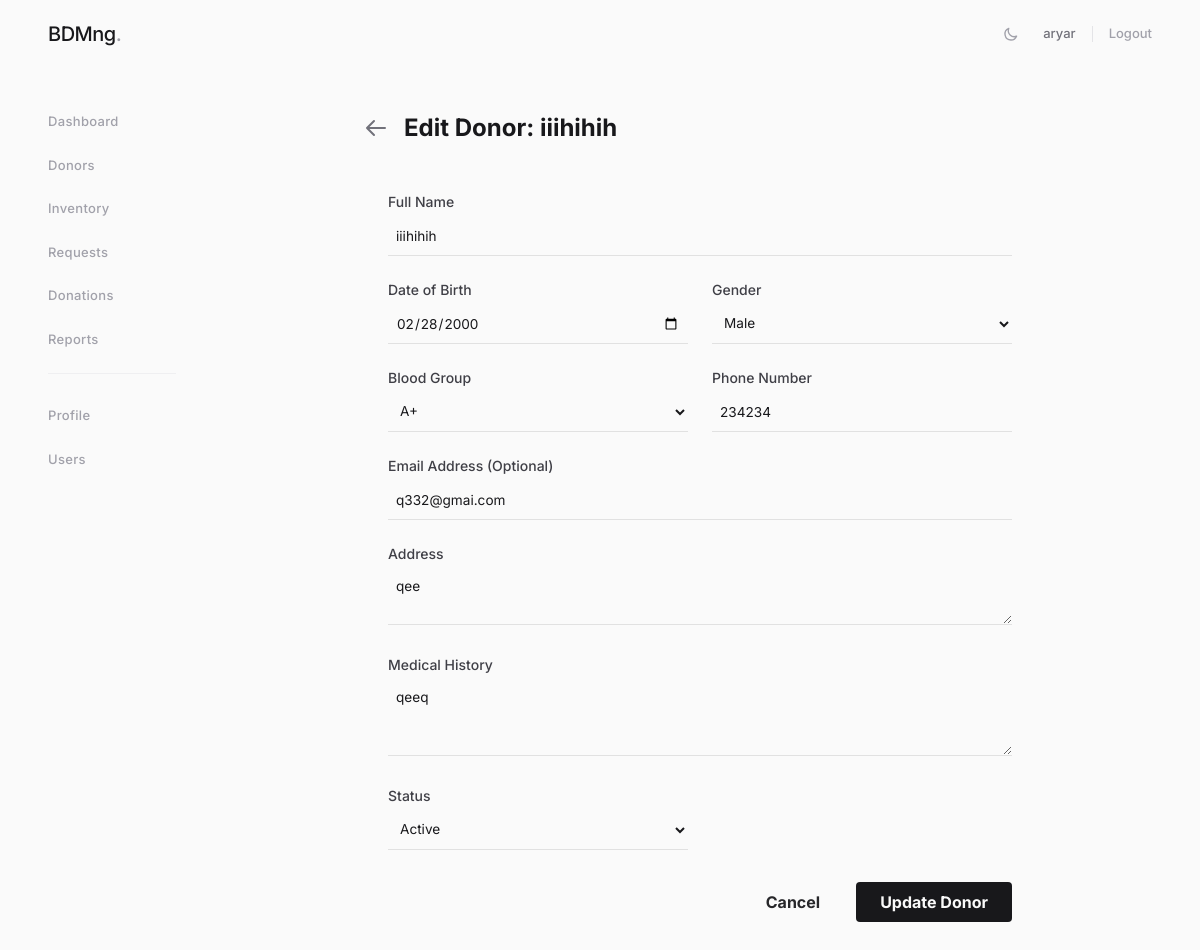
The page /donors/2/edit/ (signed in) on the database its author committed.
### apps/donors/models.py (models this page shows, shortened)
class Donor(models.Model):
    BLOOD_GROUP_CHOICES = [
        ('A+', 'A+'), ('A-', 'A-'),
        ('B+', 'B+'), ('B-', 'B-'),
        ('AB+', 'AB+'), ('AB-', 'AB-'),
        ('O+', 'O+'), ('O-', 'O-'),
    ]
    GENDER_CHOICES = [('M', 'Male'), ('F', 'Female'), ('O', 'Other')]
    STATUS_CHOICES = [('active', 'Active'), ('inactive', 'Inactive'), ('deferred', 'Deferred')]
    full_name        = models.CharField(max_length=200)
    date_of_birth    = models.DateField()
    gender           = models.CharField(max_length=1, choices=GENDER_CHOICES)
    blood_group      = models.CharField(max_length=3, choices=BLOOD_GROUP_CHOICES)
    phone            = models.CharField(max_length=15, unique=True)
    email            = models.EmailField(blank=True)
    address          = models.TextField(blank=True)
    medical_history  = models.TextField(blank=True)
    status           = models.CharField(max_length=10, choices=STATUS_CHOICES, default='active')
    created_at       = models.DateTimeField(auto_now_add=True)
    last_donation    = models.DateField(null=True, blank=True)
    class Meta:
        ordering = ['-created_at']

### apps/donors/views.py (the view, shortened to what this page needs)
# urls.py: path('<int:pk>/edit/', DonorUpdateView.as_view(), name='update'),
class DonorUpdateView(LoginRequiredMixin, PermissionRequiredMixin, UpdateView):
    model = Donor
    form_class = DonorForm
    template_name = 'donors/donor_form.html'
    permission_required = 'donors.change_donor'
    success_url = reverse_lazy('donors:list')

### apps/donors/forms.py (shortened to what this page needs)
class DonorForm(forms.ModelForm):
    date_of_birth = forms.DateField(widget=forms.DateInput(attrs={'type': 'date'}))
    class Meta:
        model = Donor
        exclude = ['created_at', 'last_donation']
        widgets = {
            'medical_history': forms.Textarea(attrs={'rows': 3}),
            'address': forms.Textarea(attrs={'rows': 2}),
        }

### templates/donors/donor_form.html (shortened to what this page needs)
{% extends "base.html" %}
{% load widget_tweaks %}
{% block content %}
<div class="max-w-2xl mx-auto">
 <div class="mb-6 flex items-center">
 <a href="{% url 'donors:list' %}" class="mr-4 text-zinc-500 hover:text-zinc-700">
 <svg class="w-6 h-6" fill="none" stroke="currentColor" viewBox="0 0 24 24" xmlns="http://www.w3.org/2000/svg"><path stroke-linecap="round" stroke-linejoin="round" stroke-width="2" d="M10 19l-7-7m0 0l7-7m-7 7h18"></path></svg>
 </a>
 <h1 class="text-2xl font-bold">{% if object %}Edit Donor: {{ object.full_name }}{% else %}Register New Donor{% endif %}</h1>
 </div>
 <div class="rounded-lg p-6">
 <form method="post" novalidate>
 <div class="grid grid-cols-1 md:grid-cols-2 gap-6">
 <div class="col-span-2">
 <label for="{{ form.full_name.id_for_label }}" class="block text-sm font-medium text-zinc-700 mb-1">Full Name</label>
 {% render_field form.full_name class="w-full rounded-md border-zinc-300 focus:border-primary focus:ring-primary sm:text-sm" %}
 </div>
 <div>
 <label for="{{ form.date_of_birth.id_for_label }}" class="block text-sm font-medium text-zinc-700 mb-1">Date of Birth</label>
 {% render_field form.date_of_birth class="w-full rounded-md border-zinc-300 focus:border-primary focus:ring-primary sm:text-sm" %}
 </div>
 <div>
 <label for="{{ form.gender.id_for_label }}" class="block text-sm font-medium text-zinc-700 mb-1">Gender</label>
 {% render_field form.gender class="w-full rounded-md border-zinc-300 focus:border-primary focus:ring-primary sm:text-sm" %}
 </div>
 <div>
 <label for="{{ form.blood_group.id_for_label }}" class="block text-sm font-medium text-zinc-700 mb-1">Blood Group</label>
 {% render_field form.blood_group class="w-full rounded-md border-zinc-300 focus:border-primary focus:ring-primary sm:text-sm" %}
 </div>
 <div>
 <label for="{{ form.phone.id_for_label }}" class="block text-sm font-medium text-zinc-700 mb-1">Phone Number</label>
 {% render_field form.phone class="w-full rounded-md border-zinc-300 focus:border-primary focus:ring-primary sm:text-sm" %}
 </div>
 <div class="col-span-2">
 <label for="{{ form.email.id_for_label }}" class="block text-sm font-medium text-zinc-700 mb-1">Email Address (Optional)</label>
 {% render_field form.email class="w-full rounded-md border-zinc-300 focus:border-primary focus:ring-primary sm:text-sm" %}
 </div>
 <div class="col-span-2">
 <label for="{{ form.address.id_for_label }}" class="block text-sm font-medium text-zinc-700 mb-1">Address</label>
 {% render_field form.address class="w-full rounded-md border-zinc-300 focus:border-primary focus:ring-primary sm:text-sm" %}
 </div>
 <div class="col-span-2">
 <label for="{{ form.medical_history.id_for_label }}" class="block text-sm font-medium text-zinc-700 mb-1">Medical History</label>
 {% render_field form.medical_history class="w-full rounded-md border-zinc-300 focus:border-primary focus:ring-primary sm:text-sm" %}
 </div>
 <div>
 <label for="{{ form.status.id_for_label }}" class="block text-sm font-medium text-zinc-700 mb-1">Status</label>
 {% render_field form.status class="w-full rounded-md border-zinc-300 focus:border-primary focus:ring-primary sm:text-sm" %}
 </div>
 </div>
 <div class="mt-8 flex justify-end space-x-3">
 <a href="{% url 'donors:list' %}" class="hover:bg-gray-200 text-zinc-800 font-bold py-2 px-6 rounded transition duration-200">
 Cancel
 </a>
 <button type="submit" class="bg-primary hover:bg-red-700 text-white font-bold py-2 px-6 rounded transition duration-200">
 {% if object %}Update Donor{% else %}Register Donor{% endif %}
 </button>
 </div>
 </form>
 </div>
</div>
{% endblock %}

### templates/base.html (shortened to what this page needs)
<!DOCTYPE html>
<html lang="en">
<head>
    <script src="https://cdn.tailwindcss.com"></script>
</head>
<body class="antialiased selection:bg-zinc-200 dark:selection:bg-zinc-800"
      x-data="{
          sidebarOpen: window.innerWidth >= 1024,
          darkMode: localStorage.getItem('theme') === 'dark',
          toggleTheme() {
              this.darkMode = !this.darkMode;
              localStorage.setItem('theme', this.darkMode ? 'dark' : 'light');
              document.documentElement.classList.toggle('dark', this.darkMode);
          }
      }"
      x-init="document.documentElement.classList.toggle('dark', darkMode)">
    <nav class="fixed top-0 z-50 w-full bg-[#FAFAFA]/90 dark:bg-[#09090B]/90 backdrop-blur-md transition-colors">
        <div class="px-6 py-5 lg:px-12 flex items-center justify-between">
            <div class="flex items-center">
                <a href="{% url 'dashboard:index' %}" class="flex ml-2 sm:ml-0">
                    <span class="text-xl font-medium tracking-tight text-zinc-900 dark:text-zinc-100">BDMng<span class="text-zinc-400">.</span></span>
                </a>
            </div>
            <div class="flex items-center gap-6">
                <button @click="toggleTheme()" class="text-zinc-400 hover:text-zinc-900 dark:hover:text-white transition-colors">
                    <svg x-show="!darkMode" class="w-4 h-4" fill="none" stroke="currentColor" viewBox="0 0 24 24"><path stroke-linecap="round" stroke-linejoin="round" stroke-width="2" d="M20.354 15.354A9 9 0 018.646 3.646 9.003 9.003 0 0012 21a9.003 9.003 0 008.354-5.646z"></path></svg>
                </button>
                {% if user.is_authenticated %}
                <div class="flex items-center gap-4">
                    <span class="text-[13px] text-zinc-500 dark:text-zinc-400 font-medium">{{ user.username }}</span>
                    <form action="{% url 'accounts:logout' %}" method="post" class="m-0 border-l border-zinc-200 dark:border-zinc-800 pl-4 h-4 flex items-center">
                        <button type="submit" class="text-[13px] font-medium text-zinc-400 hover:text-zinc-900 dark:hover:text-white transition-colors">Logout</button>
                    </form>
                </div>
                {% else %}
                <a href="{% url 'accounts:login' %}" class="text-[13px] font-medium text-zinc-500 hover:text-zinc-900 dark:text-zinc-400 dark:hover:text-white transition-colors">Sign In</a>
                {% endif %}
            </div>
        </div>
    </nav>
    <aside id="logo-sidebar" class="fixed top-0 left-0 z-40 w-56 h-screen pt-24 pb-8 transition-transform bg-transparent sm:translate-x-0" :class="{ '-translate-x-full': !sidebarOpen }" aria-label="Sidebar">
        <div class="h-full px-12 overflow-y-auto">
            <ul class="space-y-6 font-medium mt-4">
                <li>
                    <a href="{% url 'dashboard:index' %}" class="group flex items-center text-[13px] text-zinc-400 hover:text-zinc-900 dark:text-zinc-500 dark:hover:text-zinc-100 transition-colors">
                        <span class="tracking-wide">Dashboard</span>
                    </a>
                </li>
                <li>
                    <a href="{% url 'donors:list' %}" class="group flex items-center text-[13px] text-zinc-400 hover:text-zinc-900 dark:text-zinc-500 dark:hover:text-zinc-100 transition-colors">
                        <span class="tracking-wide">Donors</span>
                    </a>
                </li>
                <li>
                    <a href="{% url 'inventory:list' %}" class="group flex items-center text-[13px] text-zinc-400 hover:text-zinc-900 dark:text-zinc-500 dark:hover:text-zinc-100 transition-colors">
                        <span class="tracking-wide">Inventory</span>
                    </a>
                </li>
                <li>
                    <a href="{% url 'requests:list' %}" class="group flex items-center text-[13px] text-zinc-400 hover:text-zinc-900 dark:text-zinc-500 dark:hover:text-zinc-100 transition-colors">
                        <span class="tracking-wide">Requests</span>
                    </a>
                </li>
                <li>
                    <a href="{% url 'donations:list' %}" class="group flex items-center text-[13px] text-zinc-400 hover:text-zinc-900 dark:text-zinc-500 dark:hover:text-zinc-100 transition-colors">
                        <span class="tracking-wide">Donations</span>
                    </a>
                </li>
                <li>
                    <a href="{% url 'reports:dashboard' %}" class="group flex items-center text-[13px] text-zinc-400 hover:text-zinc-900 dark:text-zinc-500 dark:hover:text-zinc-100 transition-colors">
                        <span class="tracking-wide">Reports</span>
                    </a>
                </li>
                <li class="pt-8 mt-2 border-t border-zinc-200/50 dark:border-zinc-800/50">
                    <a href="{% url 'accounts:profile' %}" class="group flex items-center text-[13px] text-zinc-400 hover:text-zinc-900 dark:text-zinc-500 dark:hover:text-zinc-100 transition-colors">
                        <span class="tracking-wide">Profile</span>
                    </a>
                </li>
                {% if user.is_superuser %}
                <li>
                    <a href="{% url 'accounts:user_list' %}" class="group flex items-center text-[13px] text-zinc-400 hover:text-zinc-900 dark:text-zinc-500 dark:hover:text-zinc-100 transition-colors">
                        <span class="tracking-wide">Users</span>
                    </a>
                </li>
                {% endif %}
            </ul>
        </div>
    </aside>
    <div class="px-6 py-8 sm:ml-56 sm:pr-12 pt-28 transition-all" :class="{ 'sm:ml-0': !sidebarOpen }">
        <div class="max-w-7xl mx-auto">
            {% block content %}{% endblock %}
        </div>
    </div>
</body>
</html>

### templates/base.html (style rules this page uses)
body { font-family: 'Inter', sans-serif; background-color: #FAFAFA; color: #18181B; }
body, nav, aside, div, a, span, p, h1, h2, h3, h4, td, th, input, select, textarea, button { transition: background-color 0.4s ease, color 0.4s ease, border-color 0.4s ease, fill 0.4s ease; }
input:not([type="submit"]):not([type="button"]):not([type="checkbox"]):not([type="radio"]):not([type="hidden"]), select, textarea { padding: 0.5rem 0.5rem !important; min-height: 2.5rem !important; border: none !important; border-bottom: 1px solid rgba(0,0,0,0.1) !important; border-radius: 0 !important; background-color: transparent !important; font-size: 0.85rem !important; box-shadow: none !important; }
body .bg-primary { background-color: #18181B; color: #FAFAFA; }

### rows shown on the page
Donor: full_name "iiihihih", date_of_birth "02/28/2000", gender "Male", blood_group "A+", phone "234234", email "q332@gmai.com", address "qee", medical_history "qeeq", status "Active"

### other values the page prints
{{ user.username }} "aryar"
